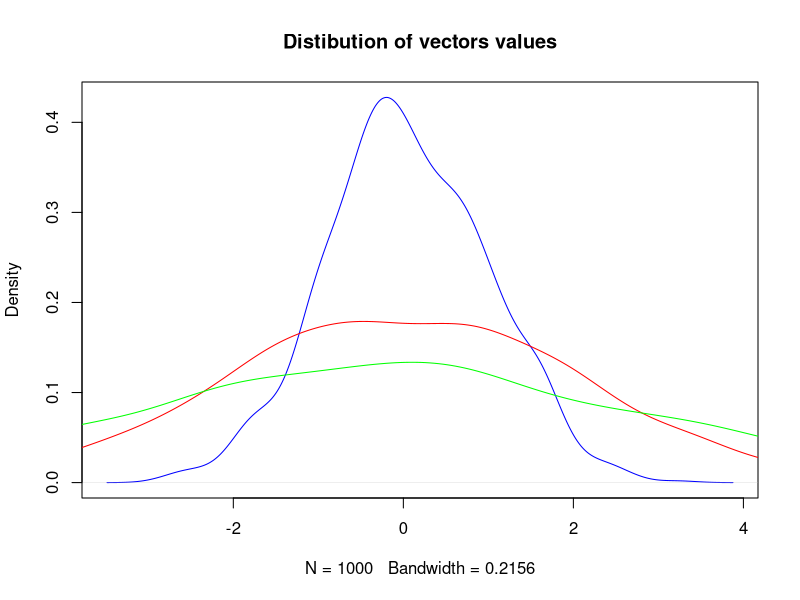
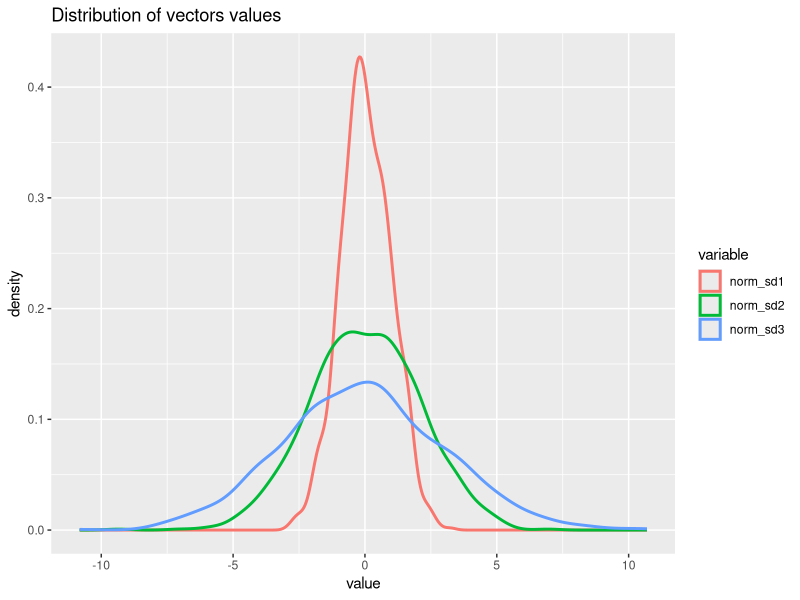
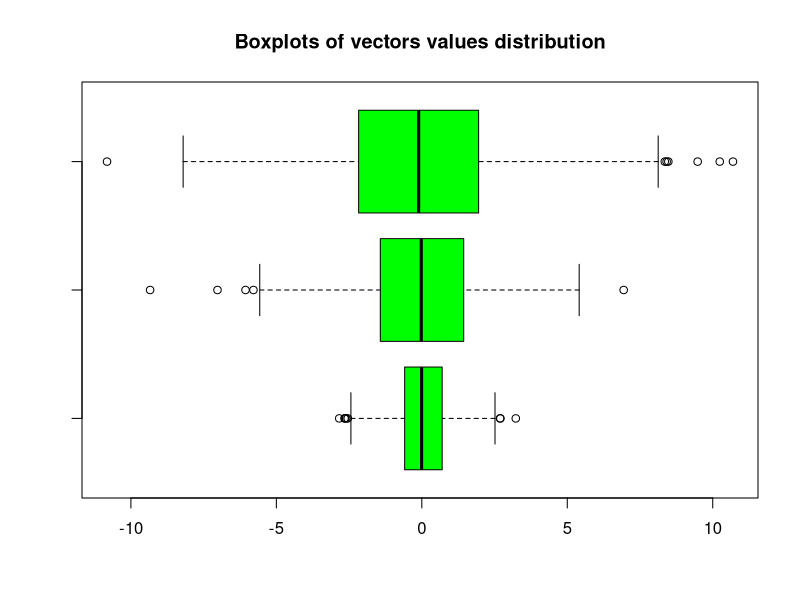
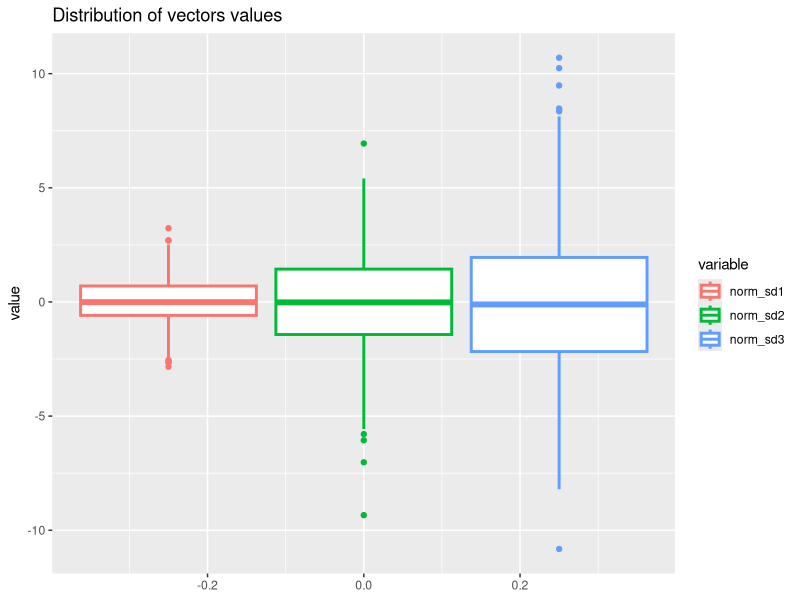
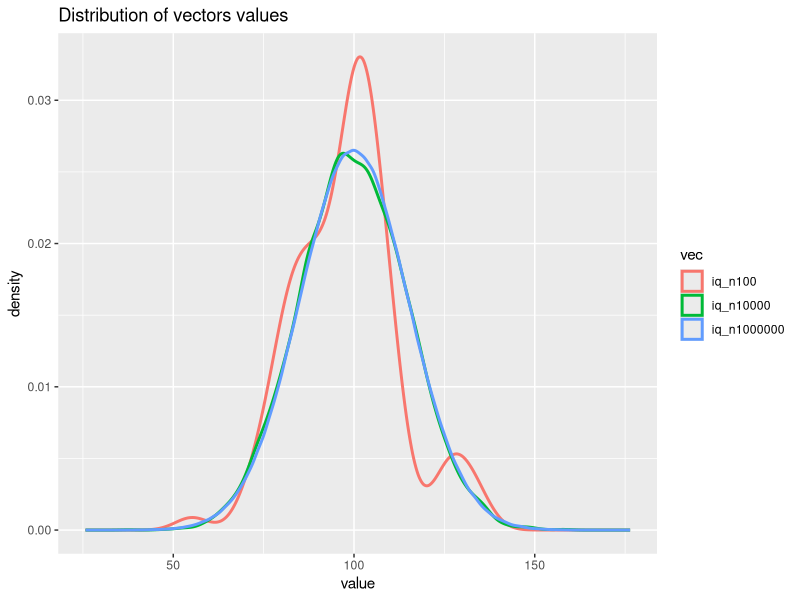

Source code (R) for these figures, in order:
library(tidyverse)
?rnorm

###Exc 1 - Normal distibution and variation measures calculation
norm_sd1 <- rnorm(1000,0,1)
norm_sd2 <- rnorm(1000,0,2)
norm_sd3 <- rnorm(1000,0,3)

#range,  coefficient of variation
range(norm_sd1)
range(norm_sd2)
range(norm_sd3)

#IQR
IQR(norm_sd1)
IQR(norm_sd2)
IQR(norm_sd3)

#variance
var(norm_sd1)
var(norm_sd2)
var(norm_sd3)

#standard deviation
sd(norm_sd1)
sd(norm_sd2)
sd(norm_sd3)

#coefficient of variation
coef <- function(x) {
  (sqrt((sum((x - mean(x))^2))/(length(x) - 1))/mean(x)) *100
}

coef(norm_sd1)
coef(norm_sd2)
coef(norm_sd3)

#line chart of vectors value distribution
#base plots
plot(density(norm_sd1), col = "blue", main = "Distibution of vectors values")
main = "Distibution of vectors values"
lines(density(norm_sd2), col = "red")
lines(density(norm_sd3), col = "green")

#ggplot
library("reshape2")
norm_sd_together <- data.frame(norm_sd1,norm_sd2,norm_sd3)
norm_sd_total <- melt(norm_sd_together)

ggplot(norm_sd_total, aes(x=value, colour=variable)) + geom_density(size = 1) +
  labs(title ="Distribution of vectors values")

#boxplot chart of vectors value distribution
# base plots
boxplot(norm_sd1,norm_sd2, norm_sd3, col = "green", horizontal = T, 
        main = "Boxplots of vectors values distribution")
#ggplot
ggplot(norm_sd_total, aes(y=value, colour=variable)) + geom_boxplot(size = 1) +
  labs(title ="Distribution of vectors values")

### Exc2 Three sigma rule - vectors creation

iq_n100 <- rnorm(100,100,15)
iq_n10000 <- rnorm(10000,100,15)
iq_n1000000 <- rnorm(1000000,100,15)

#three sigma calculation

three_sigma <- function(x){
  sigma_1=length(which(x>mean(x) + 1*sd(x)| x<(mean(x) - 1*sd(x))))/length(x)*100
  sigma_2=length(which(x>mean(x) + 2*sd(x)| x<(mean(x) - 2*sd(x))))/length(x)*100
  sigma_3=length(which(x>mean(x) + 3*sd(x)| x<(mean(x) - 3*sd(x))))/length(x)*100
  all_sigmas <- data.frame(sigma_1,sigma_2,sigma_3)
  print(all_sigmas)
}

three_sigma(iq_n100)
three_sigma(iq_n10000)
three_sigma(iq_n1000000)

# Conclusion: For all three vectors three sigma rule is kept for 68,2% observations in interval [μ–σ,μ+σ], 
#         for 95,4% in interval [μ–2σ,μ+2σ] and for 99,7% in interval[μ–3σ,μ+3σ]

#calculate values of 10th percentile, 1st quartile, 3rd quartile and 90th percentile for all vectors

quantile(iq_n100,c(0.1,0.25,0.75,0.9), type = 7)
quantile(iq_n10000,c(0.1,0.25,0.75,0.9), type = 7)
quantile(iq_n1000000,c(0.1,0.25,0.75,0.9), type = 7)

#Conclusion: The bigger the number of observation, the more scores are closer to ones from Wechsler scale.

#Check on vector iq_n1000000 what is the % od observations for: iq < 80, iq < 100, iq < 115 i iq > 140
length(which(iq_n1000000<80))/length(iq_n1000000) *100  #score: 9.11%
length(which(iq_n1000000<100))/length(iq_n1000000) *100 #score: 49.94%
length(which(iq_n1000000<115))/length(iq_n1000000) *100 #score: 84.08%
length(which(iq_n1000000>140))/length(iq_n1000000) *100 #score: 0.37%

#density plot of all vectors

vec_n100 <- data.frame("value"=iq_n100, "vec" = "iq_n100")
vec_n10000 <- data.frame("value" = iq_n10000, "vec" = "iq_n10000")
vec_n1000000 <- data.frame("value" = iq_n1000000, "vec" = "iq_n1000000")

iq_total <- rbind(vec_n100,vec_n10000, vec_n1000000)

ggplot(iq_total, aes(x = value, color = vec)) + geom_density(size = 1) +
  labs(title ="Distribution of vectors values")

### Exc 3 - Iris dataset examination
head(iris)
str(iris)

#which variable has the biggest variability
variance_measures <- function(x) {
  c(sdev = sd(x), variance = var(x))
}

variance_measures(iris$Sepal.Length)

sapply(iris[,1:4], variance_measures)

#Conclusion - the biggest value is for Petal.Length

#which species has the biggest variability

summary_iris <- iris %>%  group_by(Species) %>% 
  summarise(
    sd(Sepal.Length),
    var(Sepal.Length),
    sd(Sepal.Width),
    var(Sepal.Width),
    sd(Petal.Length),
    var(Petal.Length),
    sd(Petal.Width),
    var(Petal.Width)
  )
#Conclusion - The biggest variability for Sepal.Length - virginica, for Sepal. Width - setosa, 
#for Petal.Length - virginica, for Petal.Width - virginica


